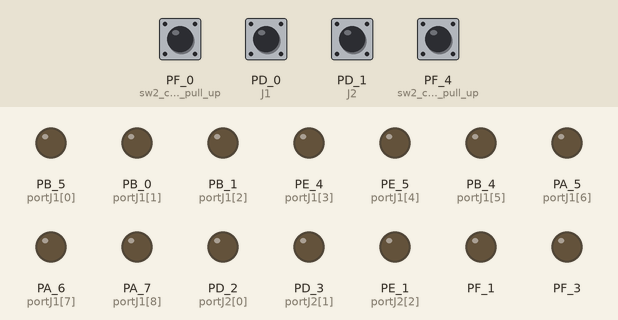
Bench run of a sketch on a simulated TI Tiva C LaunchPad. Shown: output pins drawn as LEDs (lit = HIGH). Inputs (shaded band) come from the test bench; at power-on: PD_0 (J1), PD_1 (J2), PF_0 (sw2_como_pull_up), PF_4 (sw2_como_pull_up) HIGH.

Above: at 1.2 s.
1.3 s: PF_0 (sw2_como_pull_up) pulled LOW for 0.15 s
At 3.8 s:
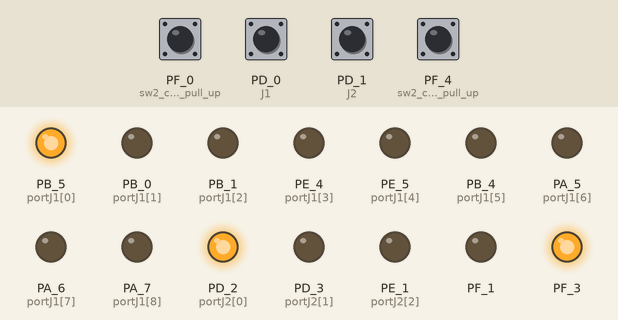
4.4 s: PD_0 (J1) pulled LOW for 0.15 s
At 5.1 s:
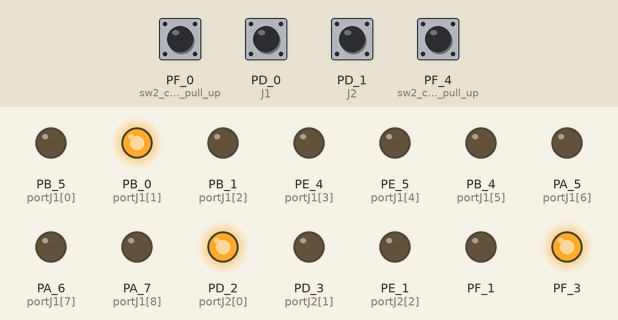
6.0 s: PD_1 (J2) pulled LOW for 0.15 s
At 7.3 s:
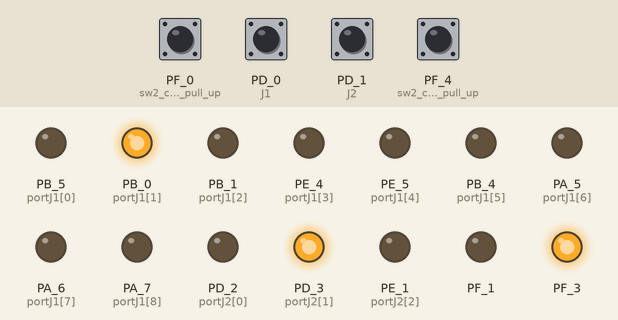
7.6 s: PD_0 (J1) pulled LOW for 1 s
At 9.8 s:
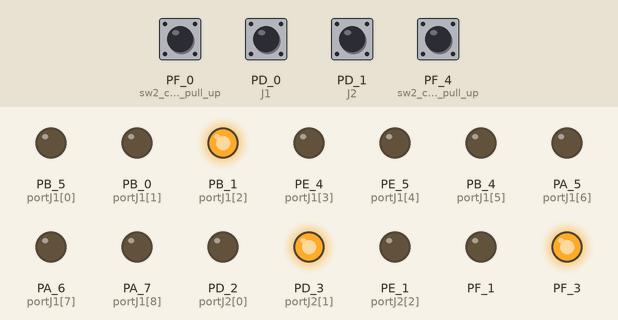
10.1 s: PD_1 (J2) pulled LOW for 1 s
At 11.8 s:
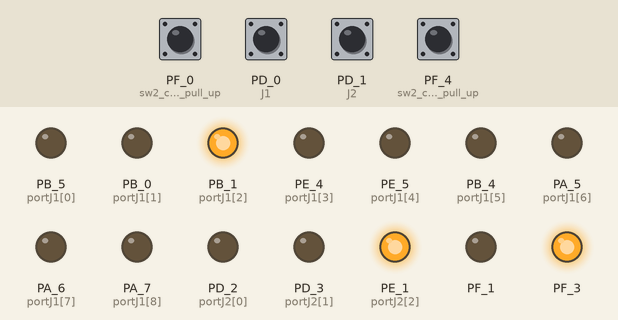
12.6 s: PD_0 (J1) pulled LOW for 0.15 s
At 13.7 s:
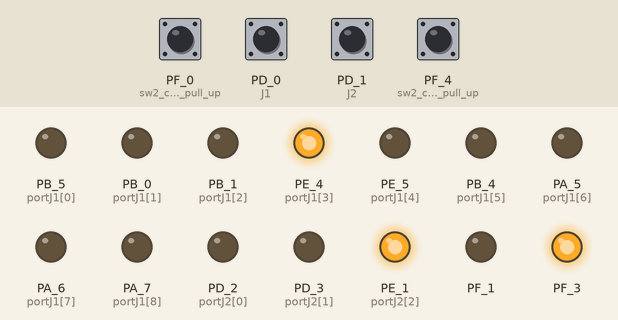
Timing chart, 0 to 15.2 s (numbered marks = the images above; inputs shaded):
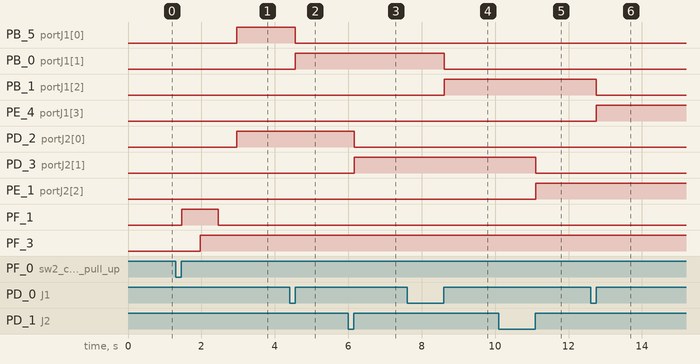

Measured:
- after the input at 1.3 s, PB_5 (portJ1[0]), PD_2 (portJ2[0]): LOW → HIGH after 1.7 s; PF_1: LOW → HIGH after 0.16 s, → LOW 1.0 s later; PF_3: LOW → HIGH after 0.66 s
- after the input at 4.4 s, PB_5 (portJ1[0]): HIGH → LOW after 0.16 s; PB_0 (portJ1[1]): LOW → HIGH after 0.16 s
- after the input at 6.0 s, PD_2 (portJ2[0]): HIGH → LOW after 0.16 s; PD_3 (portJ2[1]): LOW → HIGH after 0.16 s
- after the input at 7.6 s, PB_0 (portJ1[1]): HIGH → LOW after 1.0 s; PB_1 (portJ1[2]): LOW → HIGH after 1.0 s
- after the input at 10.1 s, PD_3 (portJ2[1]): HIGH → LOW after 1.0 s; PE_1 (portJ2[2]): LOW → HIGH after 1.0 s
- after the input at 12.6 s, PB_1 (portJ1[2]): HIGH → LOW after 0.16 s; PE_4 (portJ1[3]): LOW → HIGH after 0.16 s

The sketch:

Laboratorio4.ino
```cpp
/*
  Angel Orellana
  Laboratorio 4
*/

#define delayTime 10 //tiempo de delay
// puertos virtuales xd

//variables para el control de boton de inicio de semaforo
int botonAntirrebote[] = {1,1}; // posicion 0, valor anterior posicion 1 valor actual.
int botonEstable[] = {1,1}; // posicion 0 valor anterior, posicion 1 valor actual
unsigned long timePUSH2 = 0;
int botonAntirrebote2[] = {1,1}; // posicion 0, valor anterior posicion 1 valor actual.
int botonEstable2[] = {1,1}; // posicion 0 valor anterior, posicion 1 valor actual
unsigned long timePUSH1 = 0;

int start = 0; // si es 0 no esta la carrera iniciada y si es 1 la carrera inicio
//variables para el control del boton del valor del J1
#define J1  PD_0
int portJ1[] = { PB_5, PB_0, PB_1, PE_4, PE_5, PB_4, PA_5 , PA_6, PA_7  };
int J1Antirrebote[] = {1,1}; // posicion 0, anterior, posicion 1 actual
int J1Estable[] = {1,1}; // igual que arriba
unsigned long timeJ1 = 0;
int valorJ1 = 9;
// variables para el control del boton del valor del J1
#define J2 PD_1
int portJ2[] = {PD_2, PD_3, PE_1, PE_2, PE_3, PB_2, PE_0, PA_4, PA_3 };
int J2Antirrebote[] = {1,1}; //posicion 0 valor anterior, posicion 1 actual
int J2Estable[] = {1,1}; //igual que arriba
unsigned long timeJ2 = 0;
int valorJ2 = 2;

void semaforo();
void carreraJ1(int);
void carreraJ2(int);
void carrera();

void setup() {
  // put your setup code here, to run once:
  pinMode(RED_LED, OUTPUT);
  pinMode(GREEN_LED, OUTPUT);
  pinMode(PUSH2, INPUT_PULLUP); //sw2 como pull up.
  pinMode(PUSH1, INPUT_PULLUP); //sw2 como pull up.
  pinMode(J1, INPUT_PULLUP); //sw2 como pull up.
  pinMode(J2, INPUT_PULLUP); //sw2 como pull up.

  for(int i = 0; i<9 ; i++){
    pinMode(portJ1[i], OUTPUT);
    pinMode(portJ2[i], OUTPUT);
  }
}

void loop() {
    //se leen los valores de los botones
    botonAntirrebote[0] = botonAntirrebote[1];
    botonAntirrebote[1] = digitalRead(PUSH2);
    botonAntirrebote2[0] = botonAntirrebote2[1];
    botonAntirrebote2[1] = digitalRead(PUSH1);

    // se actualiza el tiempo de espera si existe un cambio en el valor
    if(botonAntirrebote[0] != botonAntirrebote[1]) timePUSH2 = millis();
    if(botonAntirrebote2[0] != botonAntirrebote2[1]) timePUSH1 = millis();

    // si se mantiente estable por un tiempo mayor a delay time se actualizan los valores en estado estable
    if(millis() - timePUSH2 > delayTime){
        botonEstable[0] = botonEstable[1];
        botonEstable[1] = botonAntirrebote[1];
      }
    if(millis() - timePUSH1 > delayTime){
        botonEstable2[0] = botonEstable2[1];
        botonEstable2[1] = botonAntirrebote2[1];
      }

    if( ( (botonEstable[1] != botonEstable[0]) && botonEstable[1] == 1) || ( (botonEstable2[1] != botonEstable2[0]) && botonEstable2[1] == 1) ){
      semaforo();
      valorJ1 = valorJ2 = 0;


      while(valorJ1<8 && valorJ2<8){
           carrera();
      }
    }


    //digital Write(portJ1[0], 1);
}


void semaforo(){
  digitalWrite(GREEN_LED,LOW);
  digitalWrite(RED_LED,HIGH); //rojo
  delay(500);
  digitalWrite(GREEN_LED,HIGH); //amrillo
  delay(500);
  digitalWrite(RED_LED,LOW); // verde
  delay(500);
}


void carreraJ1(int valor){

   for(int i = 0; i < 9; i++) digitalWrite(portJ1[i], i==valor);

}


void carreraJ2(int valores){

   for(int i = 0; i < 9; i++) digitalWrite(portJ2[i], i==valores);

}


void carrera(){
   J1Antirrebote[0] = J1Antirrebote[1];
    J1Antirrebote[1] = digitalRead(J1);
    J2Antirrebote[0] = J2Antirrebote[1];
    J2Antirrebote[1] = digitalRead(J2);

    if(J1Antirrebote[0] != J1Antirrebote[1]) timeJ1 = millis();
    if(J2Antirrebote[0] != J2Antirrebote[1]) timeJ2 = millis();


    if(millis() - timeJ1 > delayTime){
      J1Estable[0] = J1Estable[1];
      J1Estable[1]= J1Antirrebote[1];
    }
    if(millis() - timeJ2 > delayTime){
      J2Estable[0] = J2Estable[1];
      J2Estable[1]= J2Antirrebote[1];
    }

    if(( J1Estable[1] != J1Estable[0]) &&  J1Estable[1]==1){
             valorJ1++;

    }

    if(( J2Estable[1] != J2Estable[0]) &&  J2Estable[1]==1){
           valorJ2++;
    }

    carreraJ1(valorJ1);
    carreraJ2(valorJ2);
}
```
